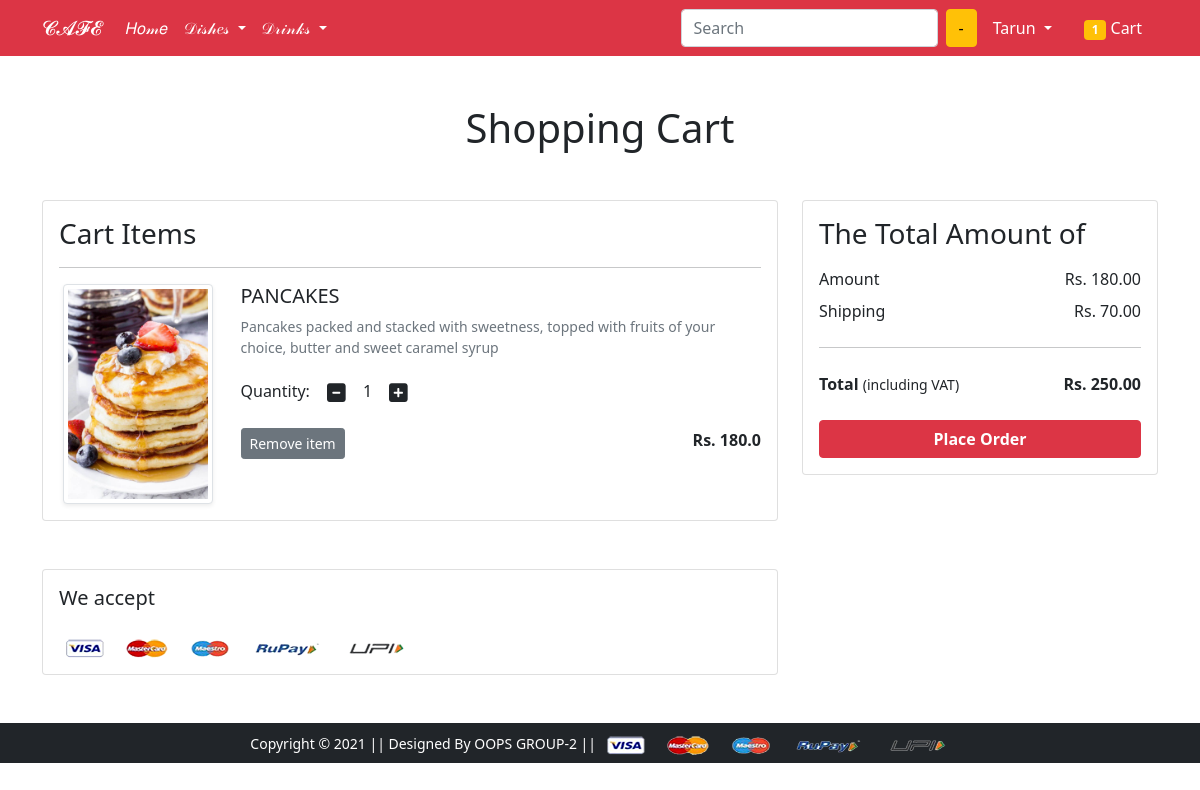
The app's page /cart/ (signed in) with its own data.
### app/models.py (models this page shows, shortened)
class Cart(models.Model):
 user = models.ForeignKey(User, on_delete=models.CASCADE)
 product = models.ForeignKey(Product, on_delete=models.CASCADE)
 quantity = models.PositiveIntegerField(default=1)
 def __str__(self):
  return str(self.id)

class Product(models.Model):
 title = models.CharField(max_length=100)
 selling_price = models.FloatField()
 discounted_price = models.FloatField()
 description = models.TextField()
 brand = models.CharField(max_length=100)
 category = models.CharField( choices=CATEGORY_CHOICES, max_length=2)
 product_image = models.ImageField(upload_to='productimg')

### app/views.py (the view)
# urls.py: path('cart/', views.show_cart, name='showcart'),
@login_required
def show_cart(request):
	totalitem = 0
	if request.user.is_authenticated:
		totalitem = len(Cart.objects.filter(user=request.user))
		user = request.user
		cart = Cart.objects.filter(user=user)
		amount = 0.0
		shipping_amount = 70.0
		totalamount=0.0
		cart_product = [p for p in Cart.objects.all() if p.user == request.user]
		print(cart_product)
		if cart_product:
			for p in cart_product:
				tempamount = (p.quantity * p.product.discounted_price)
				amount += tempamount
			totalamount = amount+shipping_amount
			return render(request, 'app/addtocart.html', {'carts':cart, 'amount':amount, 'totalamount':totalamount, 'totalitem':totalitem})
		else:
			return render(request, 'app/emptycart.html', {'totalitem':totalitem})
	else:
		return render(request, 'app/emptycart.html', {'totalitem':totalitem})

### app/templates/app/addtocart.html (shortened to what this page needs)
{% extends 'app/base.html' %}
{% load static %}
{% block main-content %}
<div class="container my-5">
 <div class="row">
  <h1 class="text-center mb-5">Shopping Cart</h1>
  <div class="col-sm-8">
  <div class="card">
   <div class="card-body">
    <h3>Cart Items</h3>
    {% for cart in carts %}
    <hr>
    <div class="row">
     <div class="col-sm-3 text-center align-self-center"><img src="{{cart.product.product_image.url}}" alt="" srcset="" class="img-fluid img-thumbnail shadow-sm" height="150" width="150"> </div>
     <div class="col-sm-9">
      <div>
       <h5>{{cart.product.title}}</h5>
       <p class="mb-2 text-muted small">{{cart.product.description}}</p>
       <div class="my-3">
        <label for="quantity">Quantity:</label>
        <a class="minus-cart btn" pid="{{cart.product.id}}"><i class="fas fa-minus-square fa-lg"></i></a>
          <span id="quantity">{{cart.quantity}}</span>
        <a class="plus-cart btn" pid="{{cart.product.id}}"><i class="fas fa-plus-square fa-lg"></i></a>
       </div>
       <div class="d-flex justify-content-between">
        <a class="btn btn-sm btn-secondary mr-3 remove-cart" pid={{cart.product.id}}>Remove item </a>
        <p class="mb-0"><span><strong>Rs. {{cart.product.discounted_price}}</strong></span></p>
       </div>
      </div>
     </div>
    </div>
    {% endfor %}
   </div>
   </div>
  </div>
  <div class="col-sm-4">
   <div class="card">
    <div class="card-body">
      <h3>The Total Amount of</h3>
      <ul class="list-group">
       <li class="list-group-item d-flex justify-content-between align-items-center border-0 px-0 pb-0">Amount<span>Rs. <span id="amount">{{amount|floatformat:2}}</span> </span></li>
       <li class="list-group-item d-flex justify-content-between align-items-center border-0 px-0">Shipping<span>Rs. 70.00</span></li>
       <hr>
       <li class="list-group-item d-flex justify-content-between align-items-center border-0 px-0 mb-3">
        <div>
           <strong>Total</strong> <small>(including VAT)</small>
         </div>
         <span><strong>Rs. </strong><strong id="totalamount"> {{totalamount|floatformat:2}}</strong></span>
       </li>
      </ul>
      <div class="d-grid"><a href="{% url 'checkout' %}" class="btn btn-danger fw-bold">Place Order</a></div>
    </div>
   </div>
  </div>
 </div>
</div>
<div class="container">
 <div class="row">
  <div class="col-sm-8">
   <div class="card">
    <div class="card-body">
      <h5 class="mb-4">We accept</h5>
      <img src="{% static 'app/images/payment.png' %}" alt="" class="img-fluid">
    </div>
  </div>
  </div>
 </div>
</div>
{% endblock main-content %}

### app/templates/app/base.html (shortened to what this page needs)
<!doctype html>
{% load static %}
<html lang="en">
  <head>
    <link href="https://cdn.jsdelivr.net/npm/bootstrap@5.0.0-beta1/dist/css/bootstrap.min.css" rel="stylesheet">
    <link rel="stylesheet" href="{% static 'app/css/owl.carousel.min.css' %}">
    <link rel="stylesheet" href="{% static 'app/css/all.min.css' %}">
    <link rel="stylesheet" href="{% static 'app/css/style.css' %}">
  </head>
  <body>
    <nav class="navbar navbar-expand-lg navbar-dark bg-danger">
     <div class="container">
       <a class="navbar-brand" href="/">𝓒𝓐𝓕𝓔</a>
       <div class="collapse navbar-collapse" id="navbarSupportedContent">
         <ul class="navbar-nav me-auto mb-2 mb-lg-0">
           <li class="nav-item">
             <a class="nav-link active" aria-current="page" href="/">𝐻𝑜𝓂𝑒</a>
           </li>
           <li class="nav-item dropdown">
             <a class="nav-link dropdown-toggle text-white" href="#" id="dishesDropdown" role="button" data-bs-toggle="dropdown" aria-expanded="false">
              𝒟𝒾𝓈𝒽𝑒𝓈
             </a>
           </li>
           <li class="nav-item dropdown">
             <a class="nav-link dropdown-toggle text-white" href="#" id="drinksDropdown" role="button" data-bs-toggle="dropdown" aria-expanded="false">
              𝒟𝓇𝒾𝓃𝓀𝓈
             </a>
           </li>
         </ul>
         <form class="d-flex">
           <input class="form-control me-2" type="search" placeholder="Search" aria-label="Search">
           <button class="btn btn-warning" type="submit">-</button>
         </form>
         <div>
          <ul class="navbar-nav me-auto mb-2 mb-lg-0">
          {% if request.user.is_authenticated %}
           <li class="nav-item dropdown mx-2">
              <a class="nav-link dropdown-toggle text-white" href="#" id="profileDropdown" role="button" data-bs-toggle="dropdown" aria-expanded="false">
                {{request.user.username|capfirst}}
              </a>
            </li>
            <li class="nav-item mx-2">
              <a href="{% url 'showcart' %}" class="nav-link text-white"><span class="badge bg-warning">{{totalitem}}</span> Cart </a>
            </li>
            {% endif %}
          </ul>
         </div>
       </div>
     </div>
    </nav>
    {% block main-content %} {% endblock main-content %}
    <footer class="container-fluid bg-dark text-center p-2 mt-5">
        <small class="text-white">Copyright &copy; 2021 || Designed By OOPS GROUP-2 || </small>
        <img src="{% static 'app/images/payment.png' %}" alt="" srcset="" class="img-fluid" height="2px">
    </footer>
  </body>
</html>

### records on screen
Cart: product.product_image (picture), product "PANCAKES", product.description "Pancakes packed and stacked with sweetness, topped with fruits of your choice, butter and sweet caramel syrup", quantity "1", product.discounted_price "180.0"

### other values on screen
{{ request.user.username|capfirst }} "Tarun"
{{ totalitem }} "1"
{{ amount|floatformat:2 }} "180.00"
{{ totalamount|floatformat:2 }} "250.00"
